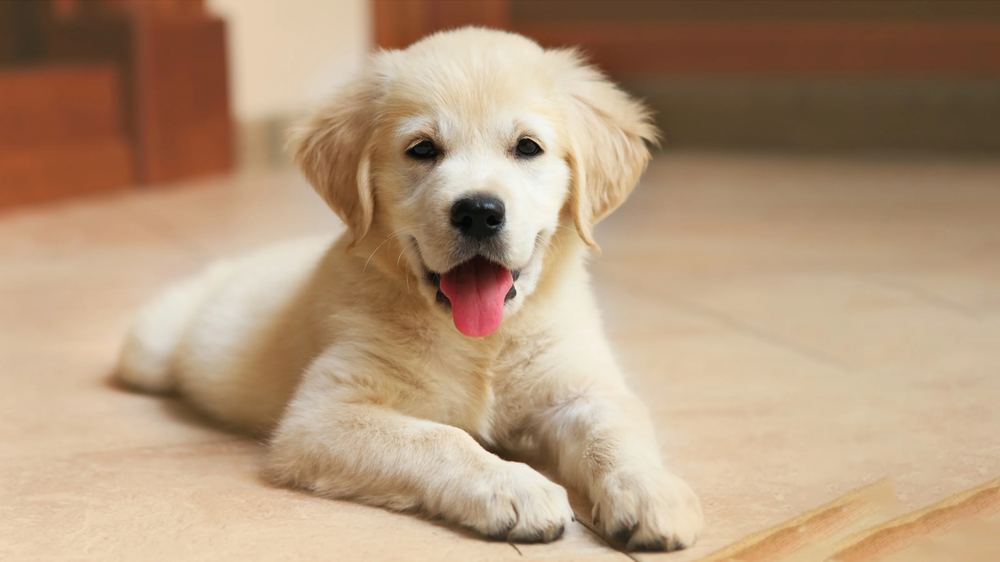
//> input picture data/2.png, 1000 x 562 px, shrunk from 3200 x 1800 before the run
$ ./grayscale_seq   (built with g++ and OpenCV 4)
//> lines starting //> are read from the running program, lines starting //| are printed output that depends on the picture
#include <iostream>
#include <fstream>
#include <opencv2/opencv.hpp>
#include <chrono>

int main() {
    auto start = std::chrono::high_resolution_clock::now();

    cv::Mat image = cv::imread("../data/2.png", cv::IMREAD_COLOR);
//> image is the input picture: 562 rows x 1000 cols, CV_8UC3; mean B, G, R 123.4, 151.5, 179.5

    if (image.empty()) {
        std::cerr << "Could not open image.\n";
        return 1;
    }

    cv::Mat gray(image.rows, image.cols, CV_8UC1);
    long long sumR = 0, sumG = 0, sumB = 0;
    int histogramR[256] = {0}, histogramG[256] = {0}, histogramB[256] = {0};

    for (int i = 0; i < image.rows; ++i) {
        for (int j = 0; j < image.cols; ++j) {
            cv::Vec3b pixel = image.at<cv::Vec3b>(i, j);
            uchar B = pixel[0], G = pixel[1], R = pixel[2];

            gray.at<uchar>(i, j) = static_cast<uchar>(0.114 * B + 0.587 * G + 0.299 * R);
            histogramR[R]++; histogramG[G]++; histogramB[B]++;
            sumR += R; sumG += G; sumB += B;
        }
    }
//> this loop made 562 passes
//> (sumR, sumG, sumB) on passes 1 to 3: (118301, 83577, 58922), (240279, 171002, 121767), (361698, 258324, 184386)
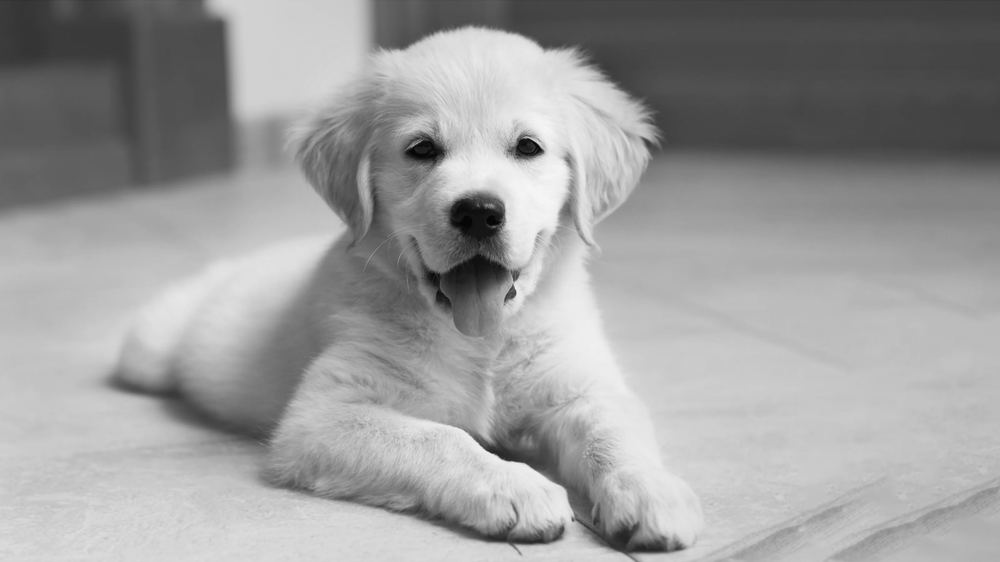
//> gray: 562 rows x 1000 cols, CV_8UC1; min 4, max 246, mean 156.2
//> after the loop, histogramR = 256 values, max 9554 at index 221, min 0 at index 0, mean 2195.3; histogramG = 256 values, max 10617 at index 63, min 0 at index 0, mean 2195.3; histogramB = 256 values, max 14813 at index 41, min 0 at index 244, mean 2195.3; sumR = 100885462; sumG = 85124992; sumB = 69366750

    auto end = std::chrono::high_resolution_clock::now();
    std::chrono::duration<double> elapsed = end - start;
    double numPixels = image.rows * image.cols;
//> numPixels = 562000

    std::cout << "Average R: " << sumR / numPixels << "\n";
//| Average R: 179.511
    std::cout << "Average G: " << sumG / numPixels << "\n";
//| Average G: 151.468
    std::cout << "Average B: " << sumB / numPixels << "\n";
//| Average B: 123.428
    std::cout << "Execution time: " << elapsed.count() << " seconds" << std::endl;

    cv::imwrite("output/grayscale_seq.jpg", gray);

    std::ofstream file("timing_results.csv", std::ios::app);
    file << "seq,1," << elapsed.count() << "\n";
    file.close();

    return 0;
}


//run instructions
//make grayscale_seq
//./grayscale_seq
